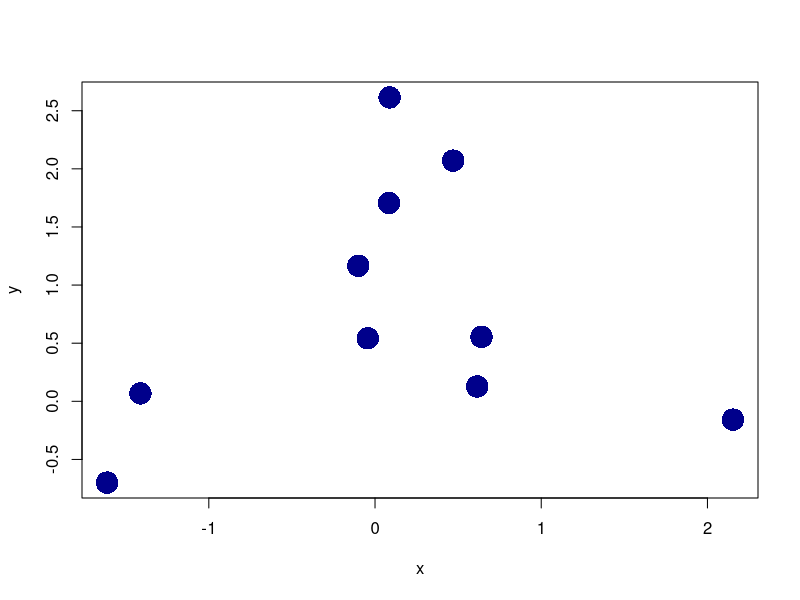

The R source for this figure:
## ---- chunk 1
x <- rnorm(10); y <- rnorm(10);

plot(x, y, cex = 3, col = "darkblue", pch = 16)


